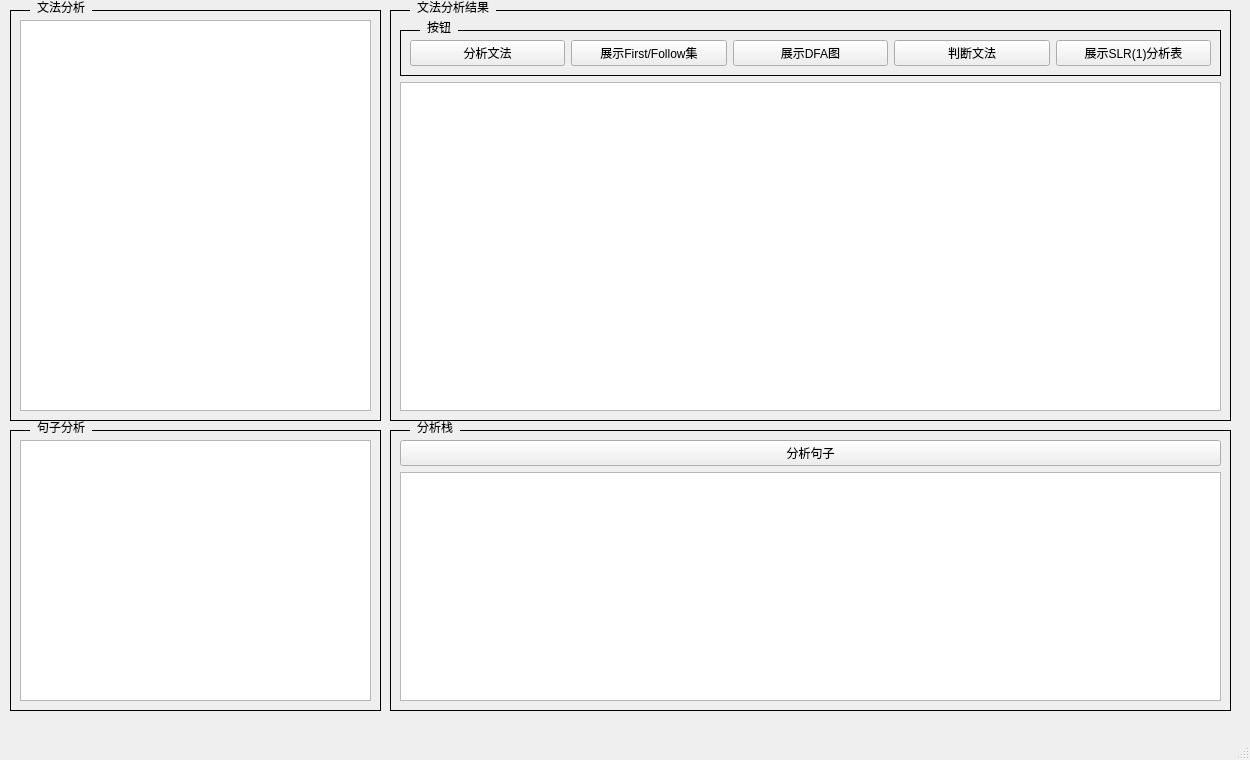
<?xml version="1.0" encoding="UTF-8"?>
<ui version="4.0">
 <class>MainWindow</class>
 <widget class="QMainWindow" name="MainWindow">
  <property name="geometry">
   <rect>
    <x>0</x>
    <y>0</y>
    <width>1250</width>
    <height>760</height>
   </rect>
  </property>
  <property name="windowTitle">
   <string>MainWindow</string>
  </property>
  <widget class="QWidget" name="centralwidget">
   <widget class="QGroupBox" name="groupBox">
    <property name="geometry">
     <rect>
      <x>10</x>
      <y>0</y>
      <width>371</width>
      <height>421</height>
     </rect>
    </property>
    <property name="styleSheet">
     <string notr="true">QGroupBox {
	border-width: 1px;
	border-style: solid;
	margin-top:10px
}

QGroupBox::title {
	font: 14px &quot;Microsoft YaHei&quot;;
	color: #000000;
	subcontrol-origin: margin;
	left:20px;
	padding: 0px 5px 0px 5px;
}</string>
    </property>
    <property name="title">
     <string>文法分析</string>
    </property>
    <layout class="QVBoxLayout" name="verticalLayout">
     <item>
      <widget class="QPlainTextEdit" name="grammarInput"/>
     </item>
    </layout>
   </widget>
   <widget class="QGroupBox" name="groupBox_2">
    <property name="geometry">
     <rect>
      <x>10</x>
      <y>420</y>
      <width>371</width>
      <height>291</height>
     </rect>
    </property>
    <property name="styleSheet">
     <string notr="true">QGroupBox {
	border-width: 1px;
	border-style: solid;
	margin-top:10px
}

QGroupBox::title {
	font: 14px &quot;Microsoft YaHei&quot;;
	color: #000000;
	subcontrol-origin: margin;
	left:20px;
	padding: 0px 5px 0px 5px;
}</string>
    </property>
    <property name="title">
     <string>句子分析</string>
    </property>
    <layout class="QVBoxLayout" name="verticalLayout_2">
     <item>
      <widget class="QPlainTextEdit" name="sentenceInput"/>
     </item>
    </layout>
   </widget>
   <widget class="QGroupBox" name="groupBox_3">
    <property name="geometry">
     <rect>
      <x>390</x>
      <y>0</y>
      <width>841</width>
      <height>421</height>
     </rect>
    </property>
    <property name="styleSheet">
     <string notr="true">QGroupBox {
	border-width: 1px;
	border-style: solid;
	margin-top:10px
}

QGroupBox::title {
	font: 14px &quot;Microsoft YaHei&quot;;
	color: #000000;
	subcontrol-origin: margin;
	left:20px;
	padding: 0px 5px 0px 5px;
}</string>
    </property>
    <property name="title">
     <string>文法分析结果</string>
    </property>
    <layout class="QVBoxLayout" name="verticalLayout_3">
     <item>
      <widget class="QGroupBox" name="groupBox_4">
       <property name="title">
        <string>按钮</string>
       </property>
       <layout class="QHBoxLayout" name="horizontalLayout">
        <item>
         <widget class="QPushButton" name="anaBtn">
          <property name="text">
           <string>分析文法</string>
          </property>
         </widget>
        </item>
        <item>
         <widget class="QPushButton" name="firstBtn">
          <property name="text">
           <string>展示First/Follow集</string>
          </property>
         </widget>
        </item>
        <item>
         <widget class="QPushButton" name="dfaBtn">
          <property name="text">
           <string>展示DFA图</string>
          </property>
         </widget>
        </item>
        <item>
         <widget class="QPushButton" name="judgeBtn">
          <property name="text">
           <string>判断文法</string>
          </property>
         </widget>
        </item>
        <item>
         <widget class="QPushButton" name="tableBtn">
          <property name="text">
           <string>展示SLR(1)分析表</string>
          </property>
         </widget>
        </item>
       </layout>
      </widget>
     </item>
     <item>
      <widget class="QTableWidget" name="outputTable"/>
     </item>
    </layout>
   </widget>
   <widget class="QGroupBox" name="groupBox_5">
    <property name="geometry">
     <rect>
      <x>390</x>
      <y>420</y>
      <width>841</width>
      <height>291</height>
     </rect>
    </property>
    <property name="styleSheet">
     <string notr="true">QGroupBox {
	border-width: 1px;
	border-style: solid;
	margin-top:10px
}

QGroupBox::title {
	font: 14px &quot;Microsoft YaHei&quot;;
	color: #000000;
	subcontrol-origin: margin;
	left:20px;
	padding: 0px 5px 0px 5px;
}</string>
    </property>
    <property name="title">
     <string>分析栈</string>
    </property>
    <layout class="QVBoxLayout" name="verticalLayout_4">
     <item>
      <widget class="QPushButton" name="sentenceBtn">
       <property name="text">
        <string>分析句子</string>
       </property>
      </widget>
     </item>
     <item>
      <widget class="QTableWidget" name="stackTable"/>
     </item>
    </layout>
   </widget>
  </widget>
  <widget class="QMenuBar" name="menubar">
   <property name="geometry">
    <rect>
     <x>0</x>
     <y>0</y>
     <width>1250</width>
     <height>21</height>
    </rect>
   </property>
  </widget>
  <widget class="QStatusBar" name="statusbar"/>
 </widget>
 <resources/>
 <connections/>
</ui>
